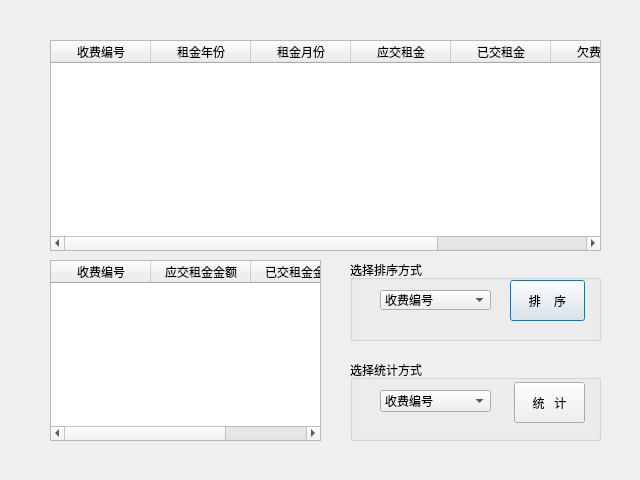
<?xml version="1.0" encoding="UTF-8"?>
<ui version="4.0">
 <class>tongji</class>
 <widget class="QDialog" name="tongji">
  <property name="geometry">
   <rect>
    <x>0</x>
    <y>0</y>
    <width>640</width>
    <height>480</height>
   </rect>
  </property>
  <property name="windowTitle">
   <string>Dialog</string>
  </property>
  <widget class="QTableWidget" name="tableWidget">
   <property name="geometry">
    <rect>
     <x>50</x>
     <y>40</y>
     <width>551</width>
     <height>211</height>
    </rect>
   </property>
   <column>
    <property name="text">
     <string>收费编号</string>
    </property>
   </column>
   <column>
    <property name="text">
     <string>租金年份</string>
    </property>
   </column>
   <column>
    <property name="text">
     <string>租金月份</string>
    </property>
   </column>
   <column>
    <property name="text">
     <string>应交租金</string>
    </property>
   </column>
   <column>
    <property name="text">
     <string>已交租金</string>
    </property>
   </column>
   <column>
    <property name="text">
     <string>欠费金额</string>
    </property>
   </column>
   <column>
    <property name="text">
     <string>客户姓名</string>
    </property>
   </column>
  </widget>
  <widget class="QGroupBox" name="groupBox">
   <property name="geometry">
    <rect>
     <x>350</x>
     <y>260</y>
     <width>251</width>
     <height>81</height>
    </rect>
   </property>
   <property name="title">
    <string>选择排序方式</string>
   </property>
   <widget class="QComboBox" name="comboBox">
    <property name="geometry">
     <rect>
      <x>30</x>
      <y>30</y>
      <width>111</width>
      <height>20</height>
     </rect>
    </property>
    <item>
     <property name="text">
      <string>收费编号</string>
     </property>
    </item>
   </widget>
   <widget class="QPushButton" name="pushButton">
    <property name="geometry">
     <rect>
      <x>160</x>
      <y>20</y>
      <width>75</width>
      <height>41</height>
     </rect>
    </property>
    <property name="text">
     <string>排    序</string>
    </property>
   </widget>
  </widget>
  <widget class="QTableWidget" name="tableWidget_2">
   <property name="geometry">
    <rect>
     <x>50</x>
     <y>260</y>
     <width>271</width>
     <height>181</height>
    </rect>
   </property>
   <column>
    <property name="text">
     <string>收费编号</string>
    </property>
   </column>
   <column>
    <property name="text">
     <string>应交租金金额</string>
    </property>
   </column>
   <column>
    <property name="text">
     <string>已交租金金额</string>
    </property>
   </column>
  </widget>
  <widget class="QGroupBox" name="groupBox_2">
   <property name="geometry">
    <rect>
     <x>350</x>
     <y>360</y>
     <width>251</width>
     <height>81</height>
    </rect>
   </property>
   <property name="title">
    <string>选择统计方式</string>
   </property>
   <widget class="QComboBox" name="comboBox_2">
    <property name="geometry">
     <rect>
      <x>30</x>
      <y>30</y>
      <width>111</width>
      <height>22</height>
     </rect>
    </property>
    <item>
     <property name="text">
      <string>收费编号</string>
     </property>
    </item>
   </widget>
   <widget class="QPushButton" name="pushButton_2">
    <property name="geometry">
     <rect>
      <x>164</x>
      <y>22</y>
      <width>71</width>
      <height>41</height>
     </rect>
    </property>
    <property name="text">
     <string>统   计</string>
    </property>
   </widget>
  </widget>
 </widget>
 <resources/>
 <connections/>
</ui>
